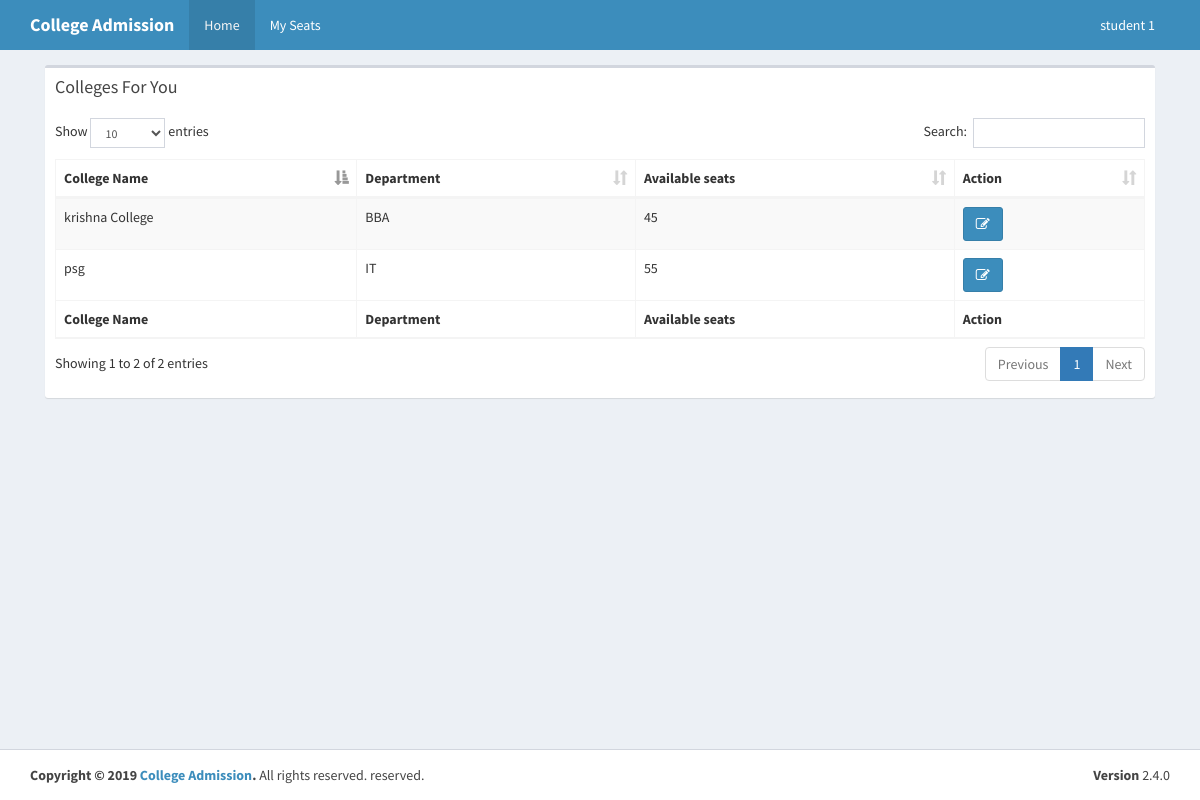
Screenshot of /index.php (signed in) with the database file from the repository.
### tables this page shows
CREATE TABLE `department_master` (
  `id` int(11) NOT NULL,
  `college_id` int(11) NOT NULL,
  `course_name` varchar(255) NOT NULL,
  `total_seats` int(11) NOT NULL,
  `booked_seats` int(11) NOT NULL,
  `10avg_needed` decimal(5,2) NOT NULL,
  `12avg_needed` decimal(5,2) NOT NULL
);

CREATE TABLE `college_master` (
  `id` int(11) NOT NULL,
  `college_name` varchar(255) NOT NULL,
  `college_email` varchar(255) NOT NULL,
  `college_password` varchar(255) NOT NULL,
  `college_mobile` varchar(20) NOT NULL,
  `user_type` varchar(100) NOT NULL DEFAULT 'college'
);

### inc/services/db_config.php (called while the page is built, shortened)
<?php
class DB_con {
	public $connection;
	function __construct(){
		$this->connection = new mysqli(DB_SERVER, DB_USERNAME, DB_PASSWORD,DB_DATABASE);
	}
	function ret_obj(){
		return $this->connection;
	}
}

### inc/services/class.user.php (called while the page is built, shortened)
<?php
	include_once "db_config.php";
	class User{
		protected $db;
		public function __construct(){
			$this->db = new DB_con();
			$this->db = $this->db->ret_obj();
		}
	public function select($table, $rows = '*', $where = null, $union = null, $where1 = null, $order = null)
    {
        $q = 'SELECT '.$rows.' FROM '.$table;
        if($where != null)
		{
            $q .= ' WHERE '.$where;
        }
		$result= $this->db->query($q);
		while($row= mysqli_fetch_array($result))
		{
			$array[]=$row;
		}
		if(!empty($array))
		{
		return $array;
		}
		else
		{
		return false;
		}
    }
}

### index.php (the view, shortened to what this page needs)
<?php
    include_once './inc/services/class.user.php';
    $user = new User();
?>
<?php
  if($_SESSION['user_type']=='student'){
    include './top_inc/top_head_ass.php';
    include './top_inc/top_header.php';
  }
?>
<?php
  if($_SESSION['user_type']=='student'){
    ?>
<div class="content-wrapper">
    <div class="container">
      <section class="content">
        <?php
          $table='student_mark';
          $where='student_id ="'.$_SESSION['user_id'].'"';
          $details = $user->select($table,$rows='*',$where);
          if($details){
              ?>
               <div class="box">
            <div class="box-header">
              <h3 class="box-title">Colleges For You</h3>
            </div>
            <div class="box-body">
              <table id="example1" class="table table-bordered table-striped">
                <thead>
                <tr>
                   <th>College Name</th>
                  <th>Department</th>
                  <th>Available seats</th>
                  <th>Action</th>
                </tr>
                </thead>
                <tbody>
                <?php
                    $table='department_master d join college_master c on d.college_id = c.id';
                    $where='d.10avg_needed <="'.$_SESSION['student_10_avg'].'" and d.12avg_needed <="'.$_SESSION['student_12_avg'].'" and d.id <> all(select department_id from book_details where student_id = "'.$_SESSION['user_id'].'")   ';
                    $details = $user->select($table,$rows='c.college_name,d.*',$where);
                    if($details){
					foreach($details as $d)
					{
				?>
                <tr>
                <td><?php echo $d['college_name'];?></td>
                <td><?php echo $d['course_name'];?></td>
                   <td><?php echo $d['total_seats'] - $d['booked_seats'];?></td>
                   <td>
                   <a href="book_college.php?id=<?php echo $d['id'];?>"><button class="btn btn-primary"><i class="fa fa-edit "></i></button></a>
                   </td>
                </tr>
          <?php }}
          ?>
                </tbody>
                <tfoot>
                <tr>
                   <th>College Name</th>
                  <th>Department</th>
                  <th>Available seats</th>
                  <th>Action</th>
                </tr>
                </tfoot>
              </table>
            </div>
          </div>
            <?php
          }
        ?>
      </section>
    </div>
  </div>
  <?php } ?>
  <?php
  if($_SESSION['user_type']=='student'){
    include './top_inc/top_footer.php';
  }
    ?>

### rows the page displays
department_master: college.college_name "krishna College", course_name "BBA", $d['total_seats']-$d['booked_seats'] "45"
department_master: college.college_name "psg", course_name "IT", $d['total_seats']-$d['booked_seats'] "55"

### other values shown
$_SESSION['firstname'] "student 1"
